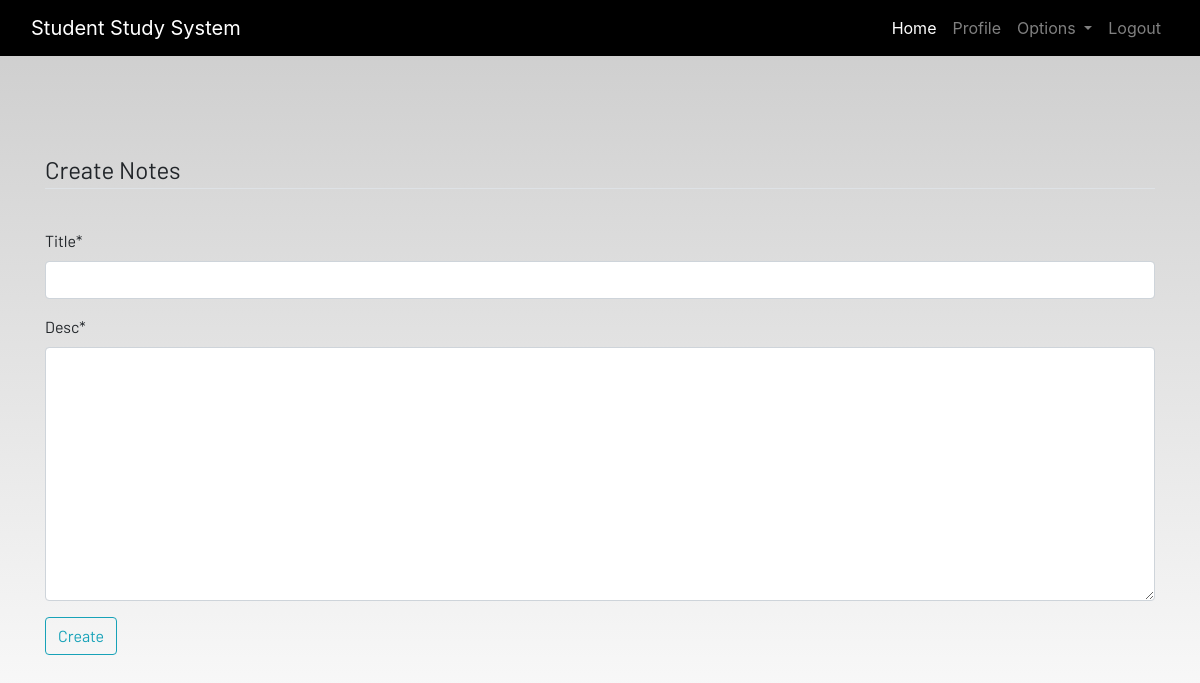
The page /notes/ (signed in) on the database as committed earlier.
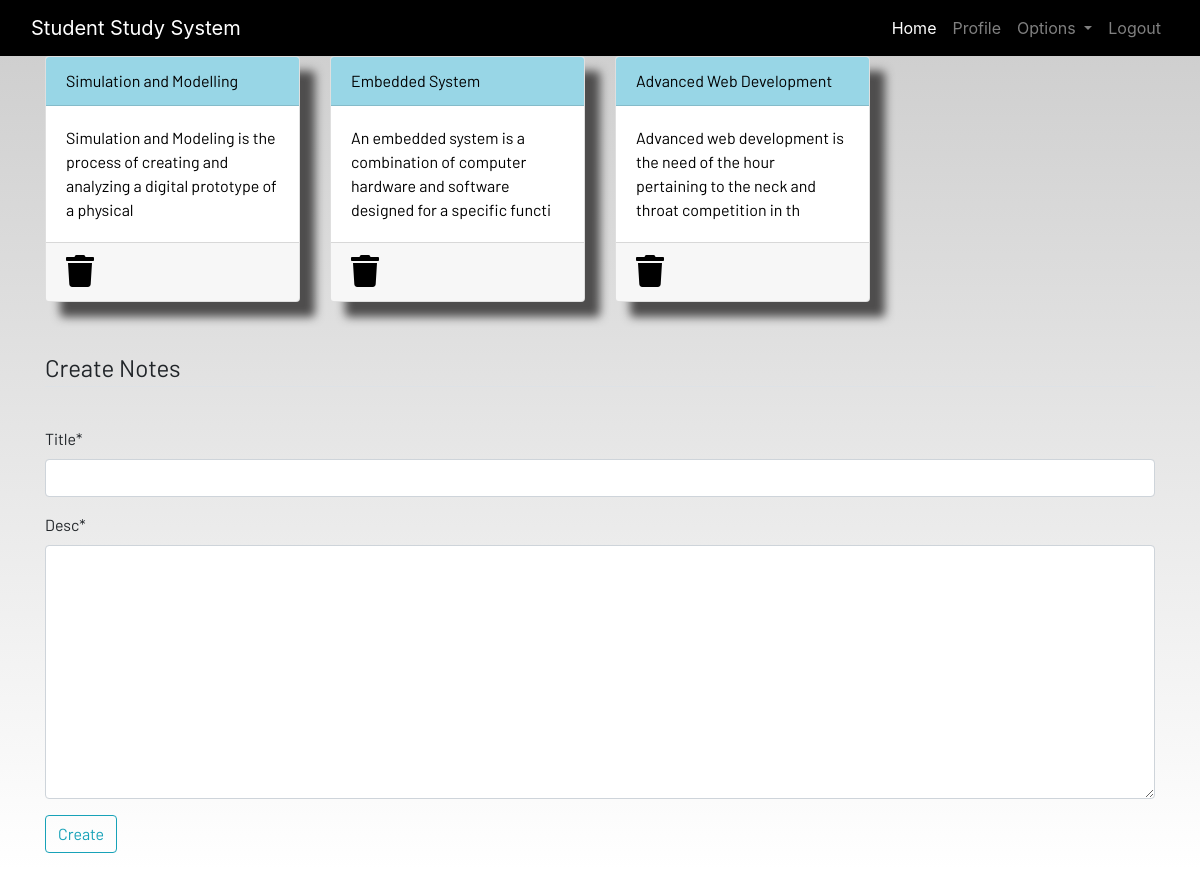
The same page on the database as committed later.
### dashboard/models.py (models this page shows, shortened)
class Notes(models.Model):
    user = models.ForeignKey(User,on_delete=models.CASCADE)
    title = models.CharField(max_length=200)
    desc = models.TextField()
    class Meta:
        verbose_name = "notes"
        verbose_name_plural = "notes"

### dashboard/views.py (the view)
# urls.py: path('notes/',views.notes,name='notes'),
@login_required
def notes(request):
    if request.method == 'POST':
        form = NotesForm(request.POST)
        if form.is_valid():
            notes = Notes(user=request.user,title=request.POST['title'],desc=request.POST['desc'])
            notes.save()
        messages.success(request,f"Notes Save By {request.user.username} Successfully")
    else:
        form = NotesForm()
    notes = Notes.objects.filter(user=request.user)
    context = {'notes':notes,'form':form}
    return render(request,'dashboard/notes.html',context)

### dashboard/forms.py
class NotesForm(forms.ModelForm):
    class Meta:
        model = Notes
        fields = ['title','desc']

### dashboard/templates/dashboard/notes.html (shortened to what this page needs)
{% extends 'dashboard/base.html' %}
{% load static %}
{% load crispy_forms_tags %}
{% block content %}
<div class="container">
    <div class="row">
        {% for note in notes %}
        <div class="col-md-3">
            <a href="{% url 'notes-detail' note.id %}">
                <div class="card">
                    <div class="card-header">{{note.title}}</div>
                    <div class="card-body">{{note.desc|slice:"0:100"}}</div>
                    <div class="card-footer mt-auto "><a href="{% url 'delete-note' note.id %}">
                        <i class="fa fa-trash fa-2x"></i></a>
                    </div>
                </div>
            </a>
        </div>
        {% endfor %}
        <br><br>
    </div>
</div>
<br><br>
<div class="container">
    <form method="POST">
        <fieldset class="form-group">
            <legend class="border-bottom mb-4">Create Notes</legend>
        </fieldset>
        {{form|crispy}}
        <div class="form-group">
            <button href="" class="btn btn-outline-info" type="submit">
                Create
            </button>
        </div>
    </form>
</div>
{% endblock content %}

Rows that differ between the two databases and show on the page:
added Notes: title "Simulation and Modelling", desc "Simulation and Modeling is the process of creating and analyzing a digital prototype of a physical"
added Notes: title "Embedded System", desc "An embedded system is a combination of computer hardware and software designed for a specific functi"
added Notes: title "Advanced Web Development", desc "Advanced web development is the need of the hour pertaining to the neck and throat competition in th"
